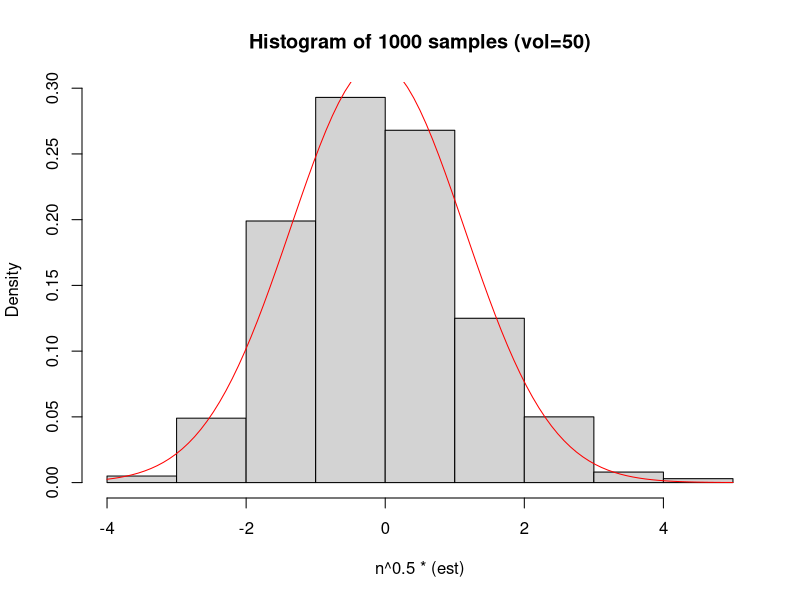
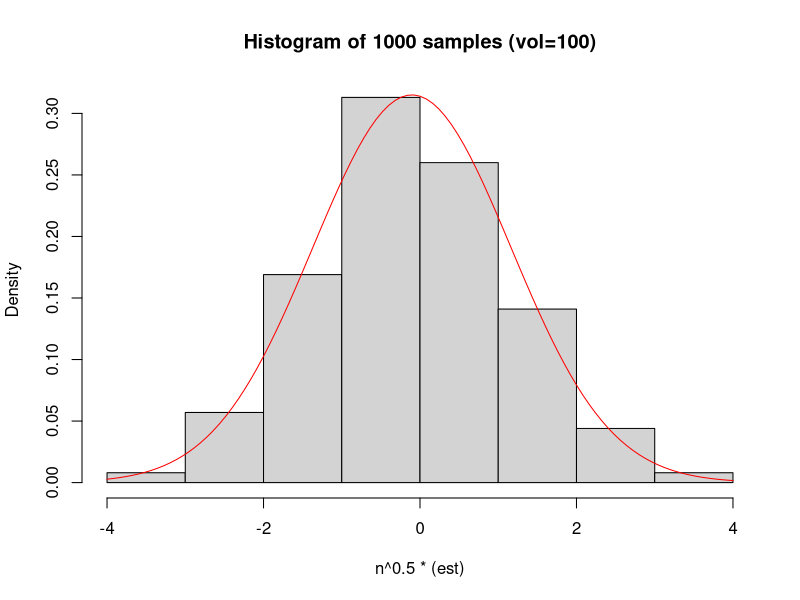
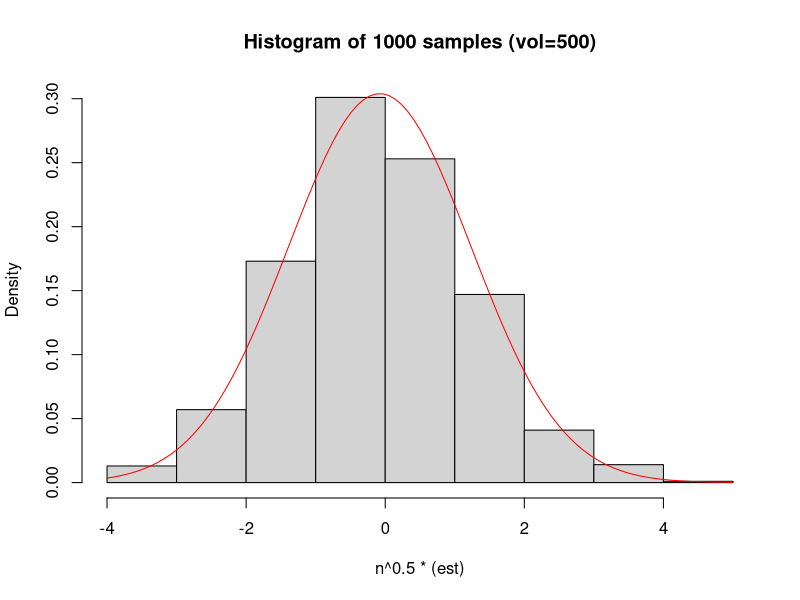
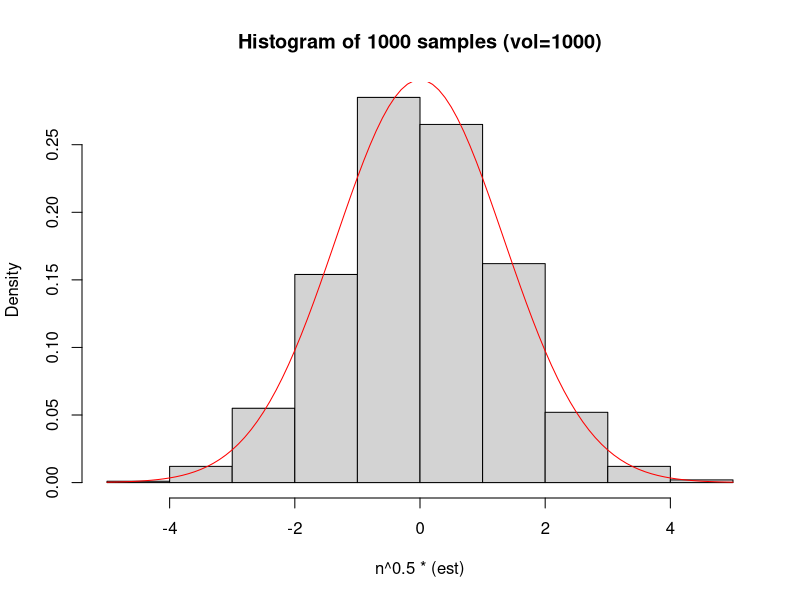
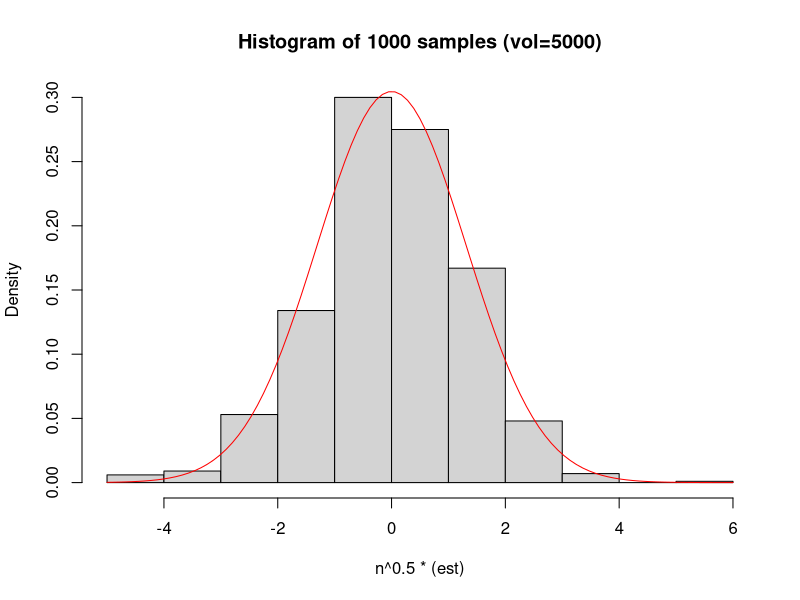

Source code (R) for these figures, in order:
sd = 1

# оцінка методу моментів 
EstMM <- function(X, sd=1){
  return(log(mean(X)) - (sd^2)/2)
}

# зміщення оцінки
get.bias <- function(est, n, mu=0){
  (n^0.5)*(mean(est)-mu)
}

# розсіюванню оцінки
get.dispersion <- function(est,n){
  n*var(est)
}

# довірчий інтервал
get.interval <- function(X, alpha=0.05, sd=1){
  estim <- EstMM(X, sd)
  dispersion <- exp(sd^2)-1
  delta <- qnorm(1-alpha/2)*(dispersion / length((X)))^0.5
  c(estim-delta,estim+delta)
}

# отримати оцінку для B вибірок об'єму n
get.est <- function(n, B=1000, mu=0, seed=42){
  set.seed(seed)
  estims <- 1:B
  for (i in 1:B){
    x <- exp(rnorm(n, mean=mu, sd=sd))
    estims[i] <- EstMM(x, sd=sd)
  }
  return(estims)
}

# отримати значущість довірчого інтервалу
# для B вибірок об'єму n
get.significance <- function(n, B=1000, mu=0, seed=42){
  set.seed(seed)
  res <- 1:B
  for (i in 1:B){
    x <- exp(rnorm(n, mean=mu, sd=sd))
    est <- EstMM(x,sd=sd)
    int <- get.interval(x)
    if ((mu>int[1]) && (mu<int[2])){
      res[i] <- 1
    } else {
      res[i] <- 0
    }
  }
  return(1-mean(res))
}

tasks.4.6 <- function(){
  ns <- c(50, 100, 500, 1000, 5000)
  for (n in ns){
    est <- get.est(n)
    m <- get.bias(est,n)
    d <- get.dispersion(est,n)
    s <- get.significance(n)
    
    title <- sprintf("Histogram of 1000 samples (vol=%i)", n)
    hist(n^0.5 * (est), freq=F, main=title)
    curve(dnorm(x,mean=m,sd=d^0.5), col="red",add=T)
    
    cat("For 1000 samples of volume",n,
        ":\nBias                 ",m,
         "\nDispersion           ",d,
         "\nInterval significance",s,
        "\n\n")
  }
}

tasks.4.6()
